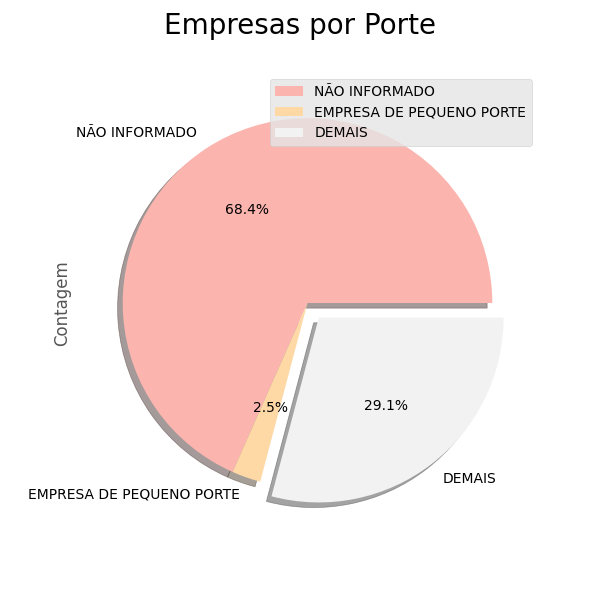

This figure's Python source:
from akicnpj.finder import AkiFinder
from akicnpj.reader.company import AkiCompanyReader
import pathlib
from pandas import DataFrame
import matplotlib.style
import matplotlib

matplotlib.style.use('ggplot')

ROOT = pathlib.Path(__file__).parent.parent

if __name__ == "__main__":
    df = DataFrame({"porte": [], "Contagem": []})
    portes = {}

    for file in AkiFinder(path=ROOT.joinpath("data").joinpath("extract")).search():

        if file.suffix != ".zip":
            if file.suffix == ".EMPRECSV":

                with AkiCompanyReader(filename=str(file)) as reader:

                    for row in reader.rows:
                        porte = row.tuple.porte
                        if porte == 1:
                            porte = "NÃO INFORMADO"
                        elif porte == 2:
                            porte = "MICRO EMPRESA"
                        elif porte == 3:
                            porte = "EMPRESA DE PEQUENO PORTE"
                        elif porte == 5:
                            porte = "DEMAIS"

                        if porte not in portes:
                            portes[porte] = int(0)

                        portes[porte] += int(1)

    for key, value in portes.items():
        df = df.append({"porte": key, "Contagem": value}, ignore_index=True)

    plot = df.plot(kind="pie", figsize=(6, 6), y="Contagem", labels=df["porte"], use_index=False,
                   colormap="Pastel1", autopct='%1.1f%%', explode=(0, 0, 0.1), shadow=True)
    fig = plot.get_figure()
    fig.suptitle("Empresas por Porte", fontsize=20)
    fig.savefig(pathlib.Path(__file__).stem + ".png")
